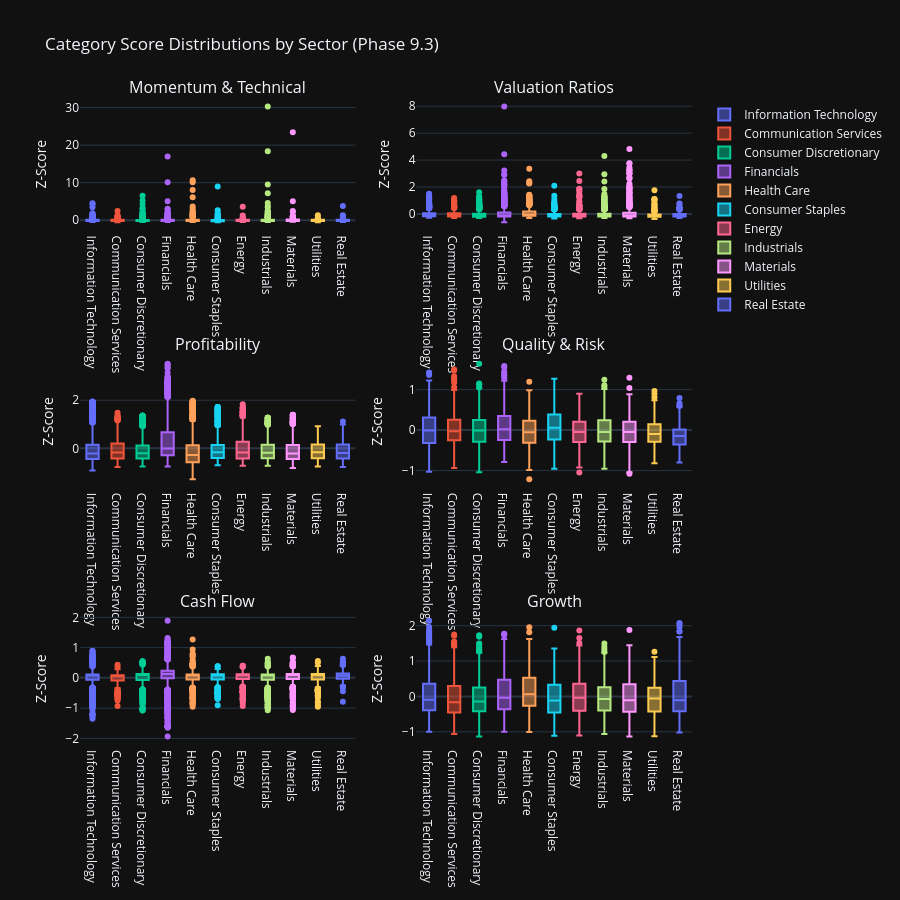

The notebook cell saved with this chart:
### Code cell
# Visualization 4: Category Distribution Box Plots
print("\n📊 Category Distribution Box Plots:")

# Create box plots for each category showing distribution across sectors
if 'category_score_matrix' in locals() and not category_score_matrix.empty:
    # Add sector information to category scores
    category_scores_with_sector = category_score_matrix.copy()
    category_scores_with_sector['sector'] = all_stocks_scaled['sector'].values

    # Create subplot grid for all categories
    from plotly.subplots import make_subplots
    import math

    categories = [col for col in category_score_matrix.columns]
    n_categories = len(categories)
    n_cols = 2
    n_rows = math.ceil(n_categories / n_cols)

    fig_box = make_subplots(
            rows=n_rows,
            cols=n_cols,
            subplot_titles=categories,
            vertical_spacing=0.2,
            horizontal_spacing=0.1
            )

    for idx, category in enumerate(categories):
        row = idx // n_cols + 1
        col = idx % n_cols + 1

        # Create box plot data for this category
        for sector in category_scores_with_sector['sector'].unique():
            if pd.notna(sector):
                sector_data = category_scores_with_sector[
                    category_scores_with_sector['sector'] == sector
                    ][category].dropna()

                fig_box.add_trace(
                        go.Box(
                                y=sector_data,
                                name=sector,
                                showlegend=(idx == 0),  # Only show legend for first subplot
                                marker_color=px.colors.qualitative.Plotly[
                                    list(category_scores_with_sector['sector'].unique()).index(sector) % 10
                                    ]
                                ),
                        row=row,
                        col=col
                        )

    fig_box.update_layout(
            title_text="Category Score Distributions by Sector (Phase 9.3)",
            height=300 * n_rows,
            showlegend=True
            )

    fig_box.update_yaxes(title_text="Z-Score")

    fig_box.show()
    output_path = eda_output_dir / "phase93_category_distributions_boxplots.html"
    fig_box.write_html(output_path)

    print(f"\n✓ Category distribution box plots complete")
    print(f"  Categories visualized: {n_categories}")
    print(f"  Grid layout: {n_rows}×{n_cols}")
    print(f"  Output: {output_path}")

    # Identify categories with highest variance
    category_variances = category_score_matrix.var().sort_values(ascending=False)
    print(f"\n  📊 Categories with Highest Variance:")
    for category, variance in category_variances.head(5).items():
        print(f"    {category}: {variance:.2f}")
else:
    print("  ⚠️ No category score data available for box plots")

### Figure 1 — Plotly figure (JSON) as saved in the notebook; plotly's stock layout.template omitted (floating-point values rounded to 4 significant figures; data arrays with more than 128 entries replaced by an {"elided": "..."} marker saying what was removed)
{"data": [{"marker": {"color": "#636EFA"}, "name": "Information Technology", "showlegend": true, "y": {"elided": "828 float values"}, "type": "box", "xaxis": "x", "yaxis": "y"}, {"marker": {"color": "#EF553B"}, "name": "Communication Services", "showlegend": true, "y": {"elided": "339 float values"}, "type": "box", "xaxis": "x", "yaxis": "y"}, {"marker": {"color": "#00CC96"}, "name": "Consumer Discretionary", "showlegend": true, "y": {"elided": "905 float values"}, "type": "box", "xaxis": "x", "yaxis": "y"}, {"marker": {"color": "#AB63FA"}, "name": "Financials", "showlegend": true, "y": {"elided": "1048 float values"}, "type": "box", "xaxis": "x", "yaxis": "y"}, {"marker": {"color": "#FFA15A"}, "name": "Health Care", "showlegend": true, "y": {"elided": "691 float values"}, "type": "box", "xaxis": "x", "yaxis": "y"}, {"marker": {"color": "#19D3F3"}, "name": "Consumer Staples", "showlegend": true, "y": {"elided": "476 float values"}, "type": "box", "xaxis": "x", "yaxis": "y"}, {"marker": {"color": "#FF6692"}, "name": "Energy", "showlegend": true, "y": {"elided": "313 float values"}, "type": "box", "xaxis": "x", "yaxis": "y"}, {"marker": {"color": "#B6E880"}, "name": "Industrials", "showlegend": true, "y": {"elided": "1290 float values"}, "type": "box", "xaxis": "x", "yaxis": "y"}, {"marker": {"color": "#FF97FF"}, "name": "Materials", "showlegend": true, "y": {"elided": "633 float values"}, "type": "box", "xaxis": "x", "yaxis": "y"}, {"marker": {"color": "#FECB52"}, "name": "Utilities", "showlegend": true, "y": {"elided": "235 float values"}, "type": "box", "xaxis": "x", "yaxis": "y"}, {"marker": {"color": "#636EFA"}, "name": "Real Estate", "showlegend": true, "y": {"elided": "199 float values"}, "type": "box", "xaxis": "x", "yaxis": "y"}, {"marker": {"color": "#636EFA"}, "name": "Information Technology", "showlegend": false, "y": {"elided": "828 float values"}, "type": "box", "xaxis": "x2", "yaxis": "y2"}, {"marker": {"color": "#EF553B"}, "name": "Communication Services", "showlegend": false, "y": {"elided": "339 float values"}, "type": "box", "xaxis": "x2", "yaxis": "y2"}, {"marker": {"color": "#00CC96"}, "name": "Consumer Discretionary", "showlegend": false, "y": {"elided": "905 float values"}, "type": "box", "xaxis": "x2", "yaxis": "y2"}, {"marker": {"color": "#AB63FA"}, "name": "Financials", "showlegend": false, "y": {"elided": "1048 float values"}, "type": "box", "xaxis": "x2", "yaxis": "y2"}, {"marker": {"color": "#FFA15A"}, "name": "Health Care", "showlegend": false, "y": {"elided": "691 float values"}, "type": "box", "xaxis": "x2", "yaxis": "y2"}, {"marker": {"color": "#19D3F3"}, "name": "Consumer Staples", "showlegend": false, "y": {"elided": "476 float values"}, "type": "box", "xaxis": "x2", "yaxis": "y2"}, {"marker": {"color": "#FF6692"}, "name": "Energy", "showlegend": false, "y": {"elided": "313 float values"}, "type": "box", "xaxis": "x2", "yaxis": "y2"}, {"marker": {"color": "#B6E880"}, "name": "Industrials", "showlegend": false, "y": {"elided": "1290 float values"}, "type": "box", "xaxis": "x2", "yaxis": "y2"}, {"marker": {"color": "#FF97FF"}, "name": "Materials", "showlegend": false, "y": {"elided": "633 float values"}, "type": "box", "xaxis": "x2", "yaxis": "y2"}, {"marker": {"color": "#FECB52"}, "name": "Utilities", "showlegend": false, "y": {"elided": "235 float values"}, "type": "box", "xaxis": "x2", "yaxis": "y2"}, {"marker": {"color": "#636EFA"}, "name": "Real Estate", "showlegend": false, "y": {"elided": "199 float values"}, "type": "box", "xaxis": "x2", "yaxis": "y2"}, {"marker": {"color": "#636EFA"}, "name": "Information Technology", "showlegend": false, "y": {"elided": "828 float values"}, "type": "box", "xaxis": "x3", "yaxis": "y3"}, {"marker": {"color": "#EF553B"}, "name": "Communication Services", "showlegend": false, "y": {"elided": "339 float values"}, "type": "box", "xaxis": "x3", "yaxis": "y3"}, {"marker": {"color": "#00CC96"}, "name": "Consumer Discretionary", "showlegend": false, "y": {"elided": "905 float values"}, "type": "box", "xaxis": "x3", "yaxis": "y3"}, {"marker": {"color": "#AB63FA"}, "name": "Financials", "showlegend": false, "y": {"elided": "1048 float values"}, "type": "box", "xaxis": "x3", "yaxis": "y3"}, {"marker": {"color": "#FFA15A"}, "name": "Health Care", "showlegend": false, "y": {"elided": "691 float values"}, "type": "box", "xaxis": "x3", "yaxis": "y3"}, {"marker": {"color": "#19D3F3"}, "name": "Consumer Staples", "showlegend": false, "y": {"elided": "476 float values"}, "type": "box", "xaxis": "x3", "yaxis": "y3"}, {"marker": {"color": "#FF6692"}, "name": "Energy", "showlegend": false, "y": {"elided": "313 float values"}, "type": "box", "xaxis": "x3", "yaxis": "y3"}, {"marker": {"color": "#B6E880"}, "name": "Industrials", "showlegend": false, "y": {"elided": "1290 float values"}, "type": "box", "xaxis": "x3", "yaxis": "y3"}, {"marker": {"color": "#FF97FF"}, "name": "Materials", "showlegend": false, "y": {"elided": "633 float values"}, "type": "box", "xaxis": "x3", "yaxis": "y3"}, {"marker": {"color": "#FECB52"}, "name": "Utilities", "showlegend": false, "y": {"elided": "235 float values"}, "type": "box", "xaxis": "x3", "yaxis": "y3"}, {"marker": {"color": "#636EFA"}, "name": "Real Estate", "showlegend": false, "y": {"elided": "199 float values"}, "type": "box", "xaxis": "x3", "yaxis": "y3"}, {"marker": {"color": "#636EFA"}, "name": "Information Technology", "showlegend": false, "y": {"elided": "828 float values"}, "type": "box", "xaxis": "x4", "yaxis": "y4"}, {"marker": {"color": "#EF553B"}, "name": "Communication Services", "showlegend": false, "y": {"elided": "339 float values"}, "type": "box", "xaxis": "x4", "yaxis": "y4"}, {"marker": {"color": "#00CC96"}, "name": "Consumer Discretionary", "showlegend": false, "y": {"elided": "905 float values"}, "type": "box", "xaxis": "x4", "yaxis": "y4"}, {"marker": {"color": "#AB63FA"}, "name": "Financials", "showlegend": false, "y": {"elided": "1048 float values"}, "type": "box", "xaxis": "x4", "yaxis": "y4"}, {"marker": {"color": "#FFA15A"}, "name": "Health Care", "showlegend": false, "y": {"elided": "691 float values"}, "type": "box", "xaxis": "x4", "yaxis": "y4"}, {"marker": {"color": "#19D3F3"}, "name": "Consumer Staples", "showlegend": false, "y": {"elided": "476 float values"}, "type": "box", "xaxis": "x4", "yaxis": "y4"}, {"marker": {"color": "#FF6692"}, "name": "Energy", "showlegend": false, "y": {"elided": "313 float values"}, "type": "box", "xaxis": "x4", "yaxis": "y4"}, {"marker": {"color": "#B6E880"}, "name": "Industrials", "showlegend": false, "y": {"elided": "1290 float values"}, "type": "box", "xaxis": "x4", "yaxis": "y4"}, {"marker": {"color": "#FF97FF"}, "name": "Materials", "showlegend": false, "y": {"elided": "633 float values"}, "type": "box", "xaxis": "x4", "yaxis": "y4"}, {"marker": {"color": "#FECB52"}, "name": "Utilities", "showlegend": false, "y": {"elided": "235 float values"}, "type": "box", "xaxis": "x4", "yaxis": "y4"}, {"marker": {"color": "#636EFA"}, "name": "Real Estate", "showlegend": false, "y": {"elided": "199 float values"}, "type": "box", "xaxis": "x4", "yaxis": "y4"}, {"marker": {"color": "#636EFA"}, "name": "Information Technology", "showlegend": false, "y": {"elided": "828 float values"}, "type": "box", "xaxis": "x5", "yaxis": "y5"}, {"marker": {"color": "#EF553B"}, "name": "Communication Services", "showlegend": false, "y": {"elided": "339 float values"}, "type": "box", "xaxis": "x5", "yaxis": "y5"}, {"marker": {"color": "#00CC96"}, "name": "Consumer Discretionary", "showlegend": false, "y": {"elided": "905 float values"}, "type": "box", "xaxis": "x5", "yaxis": "y5"}, {"marker": {"color": "#AB63FA"}, "name": "Financials", "showlegend": false, "y": {"elided": "1048 float values"}, "type": "box", "xaxis": "x5", "yaxis": "y5"}, {"marker": {"color": "#FFA15A"}, "name": "Health Care", "showlegend": false, "y": {"elided": "691 float values"}, "type": "box", "xaxis": "x5", "yaxis": "y5"}, {"marker": {"color": "#19D3F3"}, "name": "Consumer Staples", "showlegend": false, "y": {"elided": "476 float values"}, "type": "box", "xaxis": "x5", "yaxis": "y5"}, {"marker": {"color": "#FF6692"}, "name": "Energy", "showlegend": false, "y": {"elided": "313 float values"}, "type": "box", "xaxis": "x5", "yaxis": "y5"}, {"marker": {"color": "#B6E880"}, "name": "Industrials", "showlegend": false, "y": {"elided": "1290 float values"}, "type": "box", "xaxis": "x5", "yaxis": "y5"}, {"marker": {"color": "#FF97FF"}, "name": "Materials", "showlegend": false, "y": {"elided": "633 float values"}, "type": "box", "xaxis": "x5", "yaxis": "y5"}, {"marker": {"color": "#FECB52"}, "name": "Utilities", "showlegend": false, "y": {"elided": "235 float values"}, "type": "box", "xaxis": "x5", "yaxis": "y5"}, {"marker": {"color": "#636EFA"}, "name": "Real Estate", "showlegend": false, "y": {"elided": "199 float values"}, "type": "box", "xaxis": "x5", "yaxis": "y5"}, {"marker": {"color": "#636EFA"}, "name": "Information Technology", "showlegend": false, "y": {"elided": "828 float values"}, "type": "box", "xaxis": "x6", "yaxis": "y6"}, {"marker": {"color": "#EF553B"}, "name": "Communication Services", "showlegend": false, "y": {"elided": "339 float values"}, "type": "box", "xaxis": "x6", "yaxis": "y6"}, {"marker": {"color": "#00CC96"}, "name": "Consumer Discretionary", "showlegend": false, "y": {"elided": "905 float values"}, "type": "box", "xaxis": "x6", "yaxis": "y6"}, {"marker": {"color": "#AB63FA"}, "name": "Financials", "showlegend": false, "y": {"elided": "1048 float values"}, "type": "box", "xaxis": "x6", "yaxis": "y6"}, {"marker": {"color": "#FFA15A"}, "name": "Health Care", "showlegend": false, "y": {"elided": "691 float values"}, "type": "box", "xaxis": "x6", "yaxis": "y6"}, {"marker": {"color": "#19D3F3"}, "name": "Consumer Staples", "showlegend": false, "y": {"elided": "476 float values"}, "type": "box", "xaxis": "x6", "yaxis": "y6"}, {"marker": {"color": "#FF6692"}, "name": "Energy", "showlegend": false, "y": {"elided": "313 float values"}, "type": "box", "xaxis": "x6", "yaxis": "y6"}, {"marker": {"color": "#B6E880"}, "name": "Industrials", "showlegend": false, "y": {"elided": "1290 float values"}, "type": "box", "xaxis": "x6", "yaxis": "y6"}, {"marker": {"color": "#FF97FF"}, "name": "Materials", "showlegend": false, "y": {"elided": "633 float values"}, "type": "box", "xaxis": "x6", "yaxis": "y6"}, {"marker": {"color": "#FECB52"}, "name": "Utilities", "showlegend": false, "y": {"elided": "235 float values"}, "type": "box", "xaxis": "x6", "yaxis": "y6"}, {"marker": {"color": "#636EFA"}, "name": "Real Estate", "showlegend": false, "y": {"elided": "199 float values"}, "type": "box", "xaxis": "x6", "yaxis": "y6"}], "layout": {"xaxis": {"anchor": "y", "domain": [0.0, 0.45]}, "yaxis": {"anchor": "x", "domain": [0.8, 1.0], "title": {"text": "Z-Score"}}, "xaxis2": {"anchor": "y2", "domain": [0.55, 1.0]}, "yaxis2": {"anchor": "x2", "domain": [0.8, 1.0], "title": {"text": "Z-Score"}}, "xaxis3": {"anchor": "y3", "domain": [0.0, 0.45]}, "yaxis3": {"anchor": "x3", "domain": [0.4, 0.6], "title": {"text": "Z-Score"}}, "xaxis4": {"anchor": "y4", "domain": [0.55, 1.0]}, "yaxis4": {"anchor": "x4", "domain": [0.4, 0.6], "title": {"text": "Z-Score"}}, "xaxis5": {"anchor": "y5", "domain": [0.0, 0.45]}, "yaxis5": {"anchor": "x5", "domain": [0.0, 0.2], "title": {"text": "Z-Score"}}, "xaxis6": {"anchor": "y6", "domain": [0.55, 1.0]}, "yaxis6": {"anchor": "x6", "domain": [0.0, 0.2], "title": {"text": "Z-Score"}}, "annotations": [{"font": {"size": 16}, "showarrow": false, "text": "Momentum & Technical", "x": 0.225, "xanchor": "center", "xref": "paper", "y": 1.0, "yanchor": "bottom", "yref": "paper"}, {"font": {"size": 16}, "showarrow": false, "text": "Valuation Ratios", "x": 0.775, "xanchor": "center", "xref": "paper", "y": 1.0, "yanchor": "bottom", "yref": "paper"}, {"font": {"size": 16}, "showarrow": false, "text": "Profitability", "x": 0.225, "xanchor": "center", "xref": "paper", "y": 0.6, "yanchor": "bottom", "yref": "paper"}, {"font": {"size": 16}, "showarrow": false, "text": "Quality & Risk", "x": 0.775, "xanchor": "center", "xref": "paper", "y": 0.6, "yanchor": "bottom", "yref": "paper"}, {"font": {"size": 16}, "showarrow": false, "text": "Cash Flow", "x": 0.225, "xanchor": "center", "xref": "paper", "y": 0.2, "yanchor": "bottom", "yref": "paper"}, {"font": {"size": 16}, "showarrow": false, "text": "Growth", "x": 0.775, "xanchor": "center", "xref": "paper", "y": 0.2, "yanchor": "bottom", "yref": "paper"}], "title": {"text": "Category Score Distributions by Sector (Phase 9.3)"}, "height": 900, "showlegend": true}}
